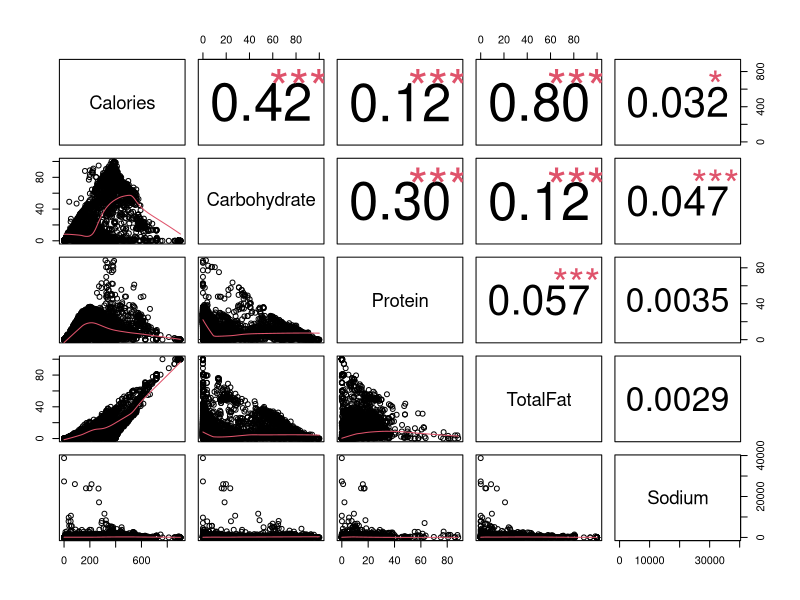
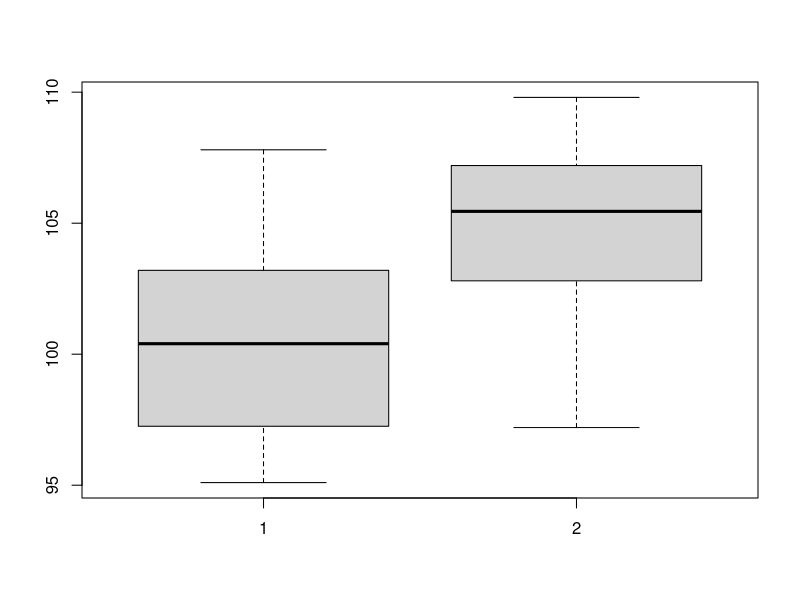
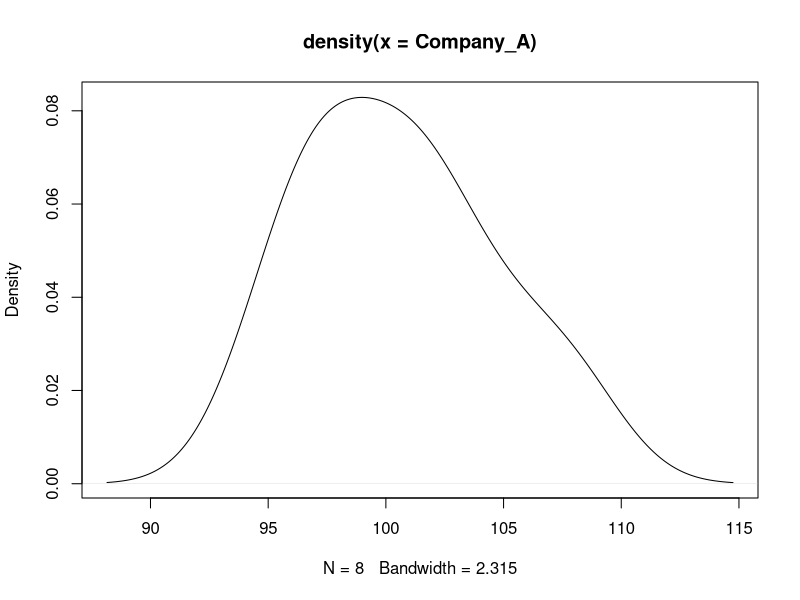
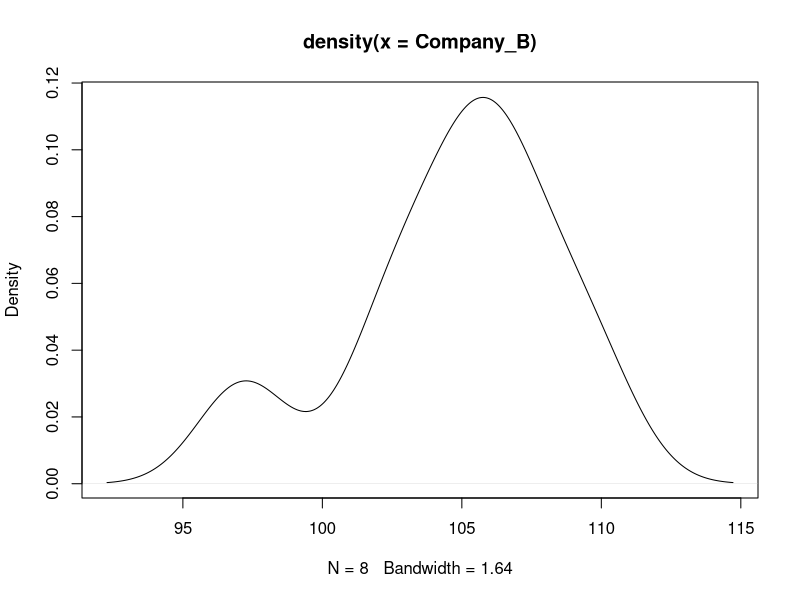
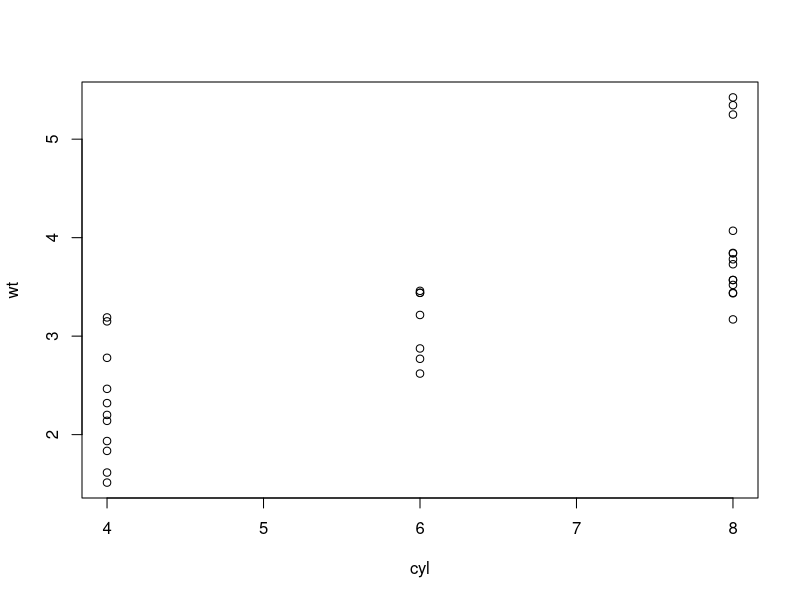

R code for these plots, in order:
## ---- chunk 1
USDAclean = read.csv("USDA_Clean.csv")
attach(USDAclean)

str(USDAclean)
## ---- chunk 2
panel.cor <- function(x, y, digits=2, prefix="", cex.cor)
{
usr <- par("usr"); on.exit(par(usr))
par(usr = c(0, 1, 0, 1))
r <- abs(cor(x, y))
txt <- format(c(r, 0.123456789), digits=digits)[1]
txt <- paste(prefix, txt, sep="")
if(missing(cex.cor)) cex <- 0.8/strwidth(txt)
test <- cor.test(x,y)
# borrowed from printCoefmat
Signif <- symnum(test$p.value, corr = FALSE, na = FALSE,
cutpoints = c(0, 0.001, 0.01, 0.05, 0.1, 1),
symbols = c("***", "**", "*", ".", " "))
text(0.5, 0.5, txt, cex = cex)
1
text(.8, .8, Signif, cex=cex, col=2)
}


#Assign a value USDA_Selected_Featuers that represents
# "Calories","Carbohydrate","Protein","TotalFat", "Sodium" columns
###################################################
##### Complete code here and uncomment it
USDA_Selected_Featuers <- USDAclean[,c("Calories","Carbohydrate","Protein","TotalFat", "Sodium")]

#### Uncomment the following line when you assign USDA_Selected_Featuers to show the results
pairs(USDA_Selected_Featuers, lower.panel=panel.smooth, upper.panel=panel.cor)
# Explain what you can conclude from this visualization as a comment here
## ---- chunk 3
LM_USDA<-lm(Calories~ Carbohydrate+ Protein+
TotalFat + Sodium)

summary(LM_USDA)
## ---- chunk 4
USDA_Anova<-aov(Calories~ Carbohydrate+ Protein+
TotalFat + Sodium)
summary(USDA_Anova)
## ---- chunk 5
predict(LM_USDA, data.frame(Protein=.01, TotalFat=40, Carbohydrate=425,Sodium=430), type="response")
## ---- chunk 6
predict(LM_USDA, data.frame(Protein=.01, TotalFat=40, Carbohydrate=425,Sodium=43430), type="response")

#Percentage increase
(1957.261-1943.288)/1943.288
## ---- chunk 7
Article_1<-c(0.40, 0.72, 0.00, 0.36, 0.55)
Article_2<-c(0.77, 0.49, 0.66, 0.28, 0.38)

wilcox.test(Article_2,Article_1,paired=TRUE, alternative = "greater")
## ---- chunk 8
Company_A<-c(97.1, 101.3, 107.8, 101.9, 97.4, 104.5, 99.5, 95.1)
Company_B<-c(103.5, 105.3, 106.5, 107.9, 102.1, 105.6, 109.8, 97.2)

summary(Company_A)
summary(Company_B)

boxplot(Company_A, Company_B)

plot(density(Company_A))

plot(density(Company_B))

## ---- chunk 9
wilcox.test(Company_A,Company_B,paired=FALSE)
## ---- chunk 10
wilcox.test(Company_A,Company_B,paired=FALSE, conf.level = 0.99)
## ---- chunk 11
attach(mtcars)
plot(cyl,wt)
## ---- chunk 12
str(cyl)
str(wt)
## ---- chunk 13
shapiro.test(cyl)

shapiro.test(wt)
## ---- chunk 14
cor.test(cyl,wt,method="spearman")
